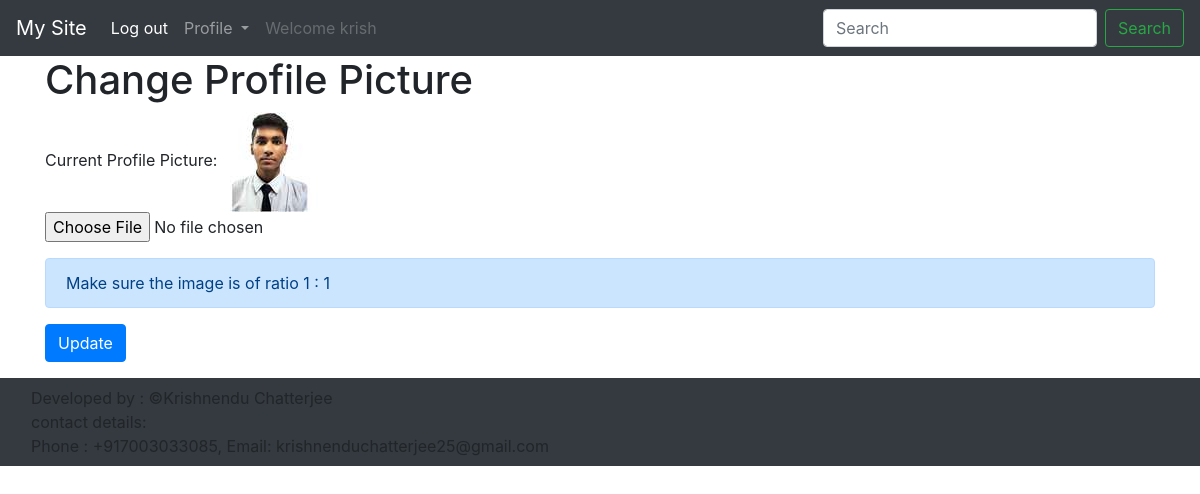
The app's page /krish/changeprofilepic/ (signed in) with its own data.
### apps/models.py (models this page shows, shortened)
class ProfilePicture(models.Model):
    img = ProcessedImageField(upload_to='profilepic/',processors=[ResizeToFill(100,100)] , default='profilepic/default.jpg', format='JPEG' , options ={'quality': 60})

class Account(AbstractBaseUser):
    email = models.EmailField(verbose_name='email' , max_length=60 , unique=True)
    username = models.CharField(max_length=60 , unique=True)
    date_joined = models.DateTimeField(verbose_name='date joined', auto_now_add=True)
    last_login = models.DateTimeField(verbose_name='last login', auto_now=True )
    is_admin = models.BooleanField(default=False)
    is_active = models.BooleanField(default=True)
    is_staff = models.BooleanField(default=False)
    is_superuser = models.BooleanField(default=False)
    first_name = models.CharField(max_length=50)
    last_name = models.CharField(max_length=50 , default='')
    country = models.CharField(max_length=50 , default='')
    phone_number = models.IntegerField(default=0)
    USERNAME_FIELD = 'email'
    REQUIRED_FIELDS = ['username','first_name','last_name']
    objects = MyAccountManager()

### apps/views.py (the view)
# urls.py: path('<str:username>/changeprofilepic/',views.profilepic, name='profilepic'),
def profilepic(req,username):
    if not req.user.is_authenticated or not req.user.username==username:
        return redirect('%s?next=%s' % (settings.LOGIN_URL, req.path))
    id=Account.objects.get(username=username).id
    instance =get_object_or_404(ProfilePicture, id=id)
    form=ProfilePictureForm(req.POST or None, req.FILES or None ,instance=instance)
    if form.is_valid():
        form.save()
        return redirect('/'+username)
    ob1={'form' : form}
    ob1.update(navbar(req))
    return render(req,'changeprofilepic.html',ob1)

### apps/forms.py
class ProfilePictureForm(forms.ModelForm):
    img = forms.ImageField(label="Change Picture" , required=True , )
    class Meta:
        model = ProfilePicture
        fields = ['img',]

### apps/views.py (called while the page is built)
def navbar(req):
    log='Log in'
    url='login'
    username='login'
    name='Krishnendu Chatterjee'
    phone_number='+917003033085'
    email='krishnenduchatterjee25@gmail.com'
    welcome=''
    admin=False
    if req.user.is_authenticated:
        log='Log out'
        url='logout'
        username=req.user.username
        admin=req.user.is_admin
        welcome='Welcome '+username
    nav={ 'profile' : { 'name' : 'Profile' , 'url' : username , 'welcome' : welcome , 'admin' : admin},
    'log' : { 'name' : log , 'url' : url},
    'register' : {'name' : 'Register' , 'url' : 'register'},
    'copyright' : { 'name' : name , 'phone_number' : phone_number , 'email' : email ,}
    }
    return nav

### templates/changeprofilepic.html
{% extends 'base.html' %}
{% block content %}
        <form class="container"  method="post" enctype="multipart/form-data">{% csrf_token %}
            <h1>Change Profile Picture</h1>
            Current Profile Picture:
            <img src="{{ form.instance.img.url }}" alt="" style="width:100px;height:100px;" >
            <p>
                <input type="file" name="img"  accept="image/*" id="id_img"></td></tr>
            </p>
            <div class="alert alert-primary" role="alert">
                Make sure the image is of ratio 1 : 1
            </div>
            <button type="submit" class="btn btn-primary">Update</button>
        </form>
{% endblock %}

### templates/base.html (shortened to what this page needs)
<!doctype html>
<html lang="en">
  <head>
    <link rel="stylesheet" href="https://stackpath.bootstrapcdn.com/bootstrap/4.4.1/css/bootstrap.min.css">
    <nav class="navbar navbar-expand-lg navbar-dark bg-dark">
      <a class="navbar-brand" href="/">My Site</a>
      <div class="collapse navbar-collapse" id="navbarSupportedContent">
        <ul class="navbar-nav mr-auto">
          <li class="nav-item active">
            <a class="nav-link" href="/{{log.url}}">{{log.name }}<span class="sr-only">(current)</span></a>
          </li>
          {% if not profile.welcome %}
          <li class="nav-item">
            <a class="nav-link" href="/{{register.url}}">{{ register.name }}</a>
          </li>
          {% else %}
          <li class="nav-item dropdown">
            <a class="nav-link dropdown-toggle" href="" id="navbarDropdown" role="button" data-toggle="dropdown" aria-haspopup="true" aria-expanded="false">
              Profile
            </a>
          </li>
          <li class="nav-item">
            <a class="nav-link disabled" href="" tabindex="-1" aria-disabled="true">{{ profile.welcome }}</a>
          </li>
          {% endif %}
        </ul>
        <form class="form-inline my-2 my-lg-0">
          <input class="form-control mr-sm-2" type="search" placeholder="Search" aria-label="Search">
          <button class="btn btn-outline-success my-2 my-sm-0" type="submit">Search</button>
        </form>
      </div>
    </nav>
  </head>
  <body>
    {% block content %}
    {% endblock %}
  </body>
  <footer class="navbar navbar-expand-lg navbar-dark bg-dark">
    <div class="footer-copyright">
      <div class="container">
      Developed by : ©{{copyright.name}}<br>
      contact details:<br>Phone :
      {{copyright.phone_number}}, Email:
      {{copyright.email}} <br>
      </div>
    </div>
  </footer>
</html>

### records on screen
ProfilePicture: instance.img (picture)
Account: email "krishnenduchatterjee25@gmail.com"

### other values on screen
{{ log.name }} "Log out"
{{ profile.welcome }} "Welcome krish"
{{ copyright.name }} "Krishnendu Chatterjee"
{{ copyright.phone_number }} "+917003033085"
